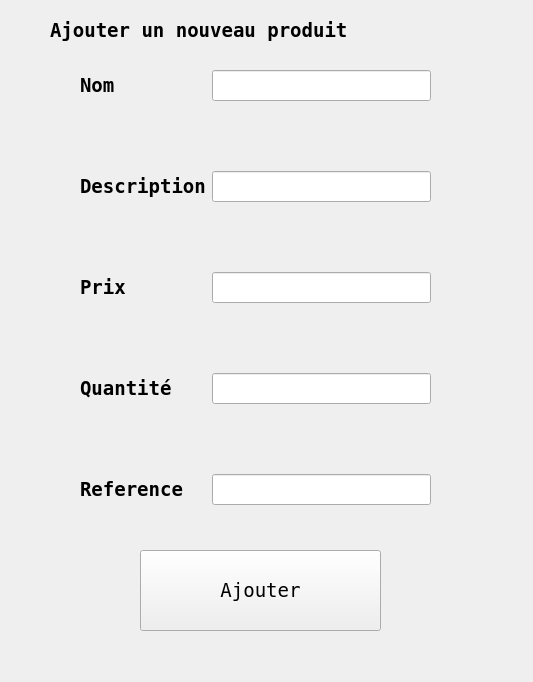
<?xml version="1.0" encoding="UTF-8"?>
<ui version="4.0">
 <class>ajouteProduit</class>
 <widget class="QWidget" name="ajouteProduit">
  <property name="geometry">
   <rect>
    <x>0</x>
    <y>0</y>
    <width>533</width>
    <height>682</height>
   </rect>
  </property>
  <property name="font">
   <font>
    <family>NSimSun</family>
    <pointsize>14</pointsize>
   </font>
  </property>
  <property name="windowTitle">
   <string>Ajouter un nouveau produit</string>
  </property>
  <widget class="QWidget" name="formLayoutWidget">
   <property name="geometry">
    <rect>
     <x>80</x>
     <y>70</y>
     <width>351</width>
     <height>451</height>
    </rect>
   </property>
   <layout class="QFormLayout" name="formLayout">
    <property name="verticalSpacing">
     <number>70</number>
    </property>
    <item row="0" column="0">
     <widget class="QLabel" name="label">
      <property name="font">
       <font>
        <weight>75</weight>
        <bold>true</bold>
       </font>
      </property>
      <property name="text">
       <string>Nom</string>
      </property>
     </widget>
    </item>
    <item row="0" column="1">
     <widget class="QLineEdit" name="add_nom"/>
    </item>
    <item row="1" column="0">
     <widget class="QLabel" name="label_2">
      <property name="font">
       <font>
        <weight>75</weight>
        <bold>true</bold>
       </font>
      </property>
      <property name="text">
       <string>Description</string>
      </property>
     </widget>
    </item>
    <item row="1" column="1">
     <widget class="QLineEdit" name="add_desc"/>
    </item>
    <item row="2" column="0">
     <widget class="QLabel" name="label_3">
      <property name="font">
       <font>
        <weight>75</weight>
        <bold>true</bold>
       </font>
      </property>
      <property name="text">
       <string>Prix</string>
      </property>
     </widget>
    </item>
    <item row="2" column="1">
     <widget class="QLineEdit" name="add_prix"/>
    </item>
    <item row="3" column="1">
     <widget class="QLineEdit" name="add_quant"/>
    </item>
    <item row="3" column="0">
     <widget class="QLabel" name="label_4">
      <property name="font">
       <font>
        <weight>75</weight>
        <bold>true</bold>
       </font>
      </property>
      <property name="text">
       <string>Quantité</string>
      </property>
     </widget>
    </item>
    <item row="4" column="1">
     <widget class="QLineEdit" name="add_ref"/>
    </item>
    <item row="4" column="0">
     <widget class="QLabel" name="label_5">
      <property name="font">
       <font>
        <weight>75</weight>
        <bold>true</bold>
       </font>
      </property>
      <property name="text">
       <string>Reference</string>
      </property>
     </widget>
    </item>
   </layout>
  </widget>
  <widget class="QLabel" name="label_6">
   <property name="geometry">
    <rect>
     <x>50</x>
     <y>10</y>
     <width>401</width>
     <height>41</height>
    </rect>
   </property>
   <property name="font">
    <font>
     <pointsize>14</pointsize>
     <weight>75</weight>
     <bold>true</bold>
    </font>
   </property>
   <property name="text">
    <string>Ajouter un nouveau produit</string>
   </property>
  </widget>
  <widget class="QPushButton" name="addProd">
   <property name="geometry">
    <rect>
     <x>140</x>
     <y>550</y>
     <width>241</width>
     <height>81</height>
    </rect>
   </property>
   <property name="text">
    <string>Ajouter</string>
   </property>
  </widget>
 </widget>
 <resources/>
 <connections/>
</ui>
